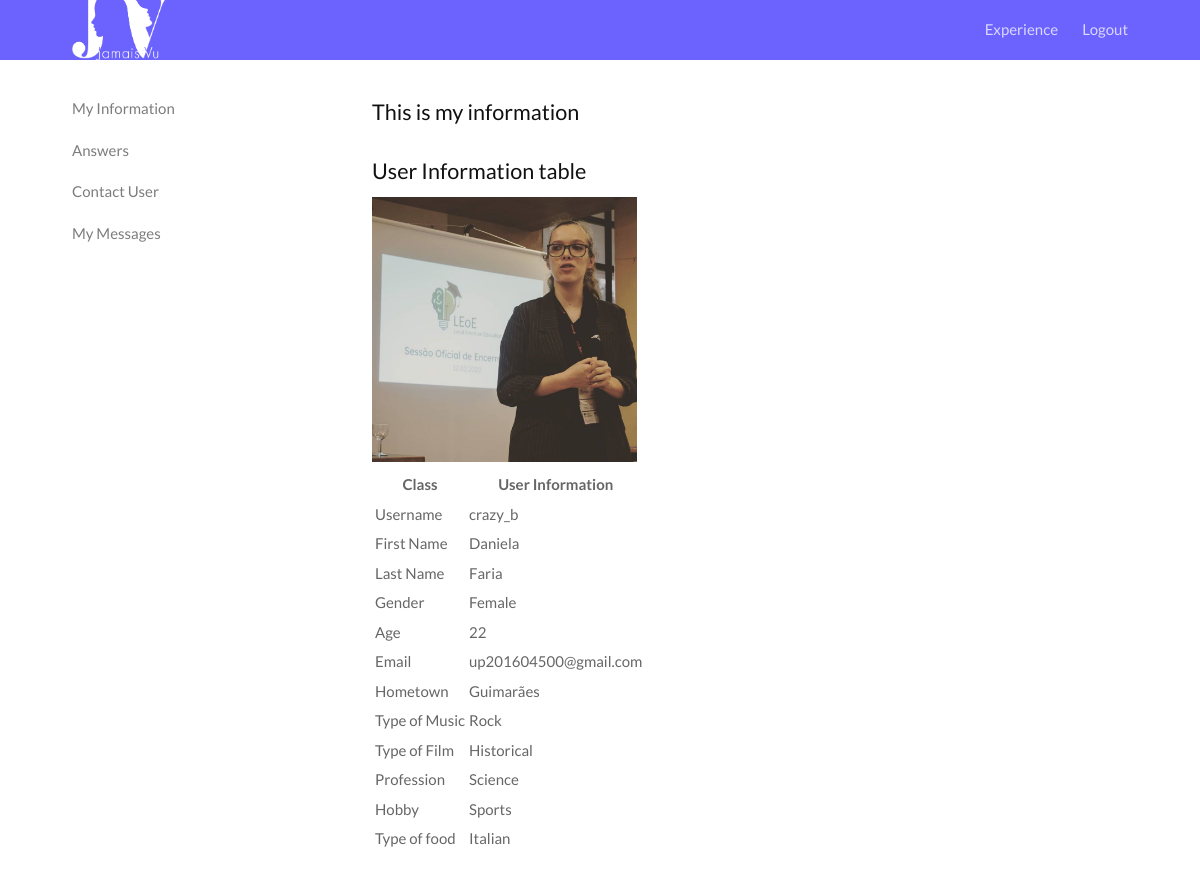
Page /My_Information.php (signed in) on the committed database.
### tables this page shows
CREATE TABLE photo (username STRING REFERENCES User (username), image_name STRING);

CREATE TABLE User (username STRING NOT NULL UNIQUE PRIMARY KEY, password STRING NOT NULL, email STRING, gender STRING, first_name STRING, last_name STRING, age STRING, hometown STRING, music STRING, film STRING, profession STRING, hobby STRING, food STRING);

### database/user.php (the view, shortened to what this page needs)
<?php
  function get_ALL_my_Informations($username){
    global $conn;
    $stmt = $conn->prepare('SELECT * FROM User WHERE username = ?');
    $stmt->execute(array($username));
    $user = $stmt->fetchALL();
      foreach ($user as $row)
        {
          echo "<tr>";
               echo "<td class='cell'> Username</td>";
               echo "<td>" . $row['username'] . "</td>";
          echo "</tr>";
          echo "<tr>";
               echo "<td> First Name</td>";
               echo "<td>" . $row['first_name'] . "</td>";
          echo "</tr>";
          echo "<tr>";
              echo "<td> Last Name</td>";
              echo "<td>" . $row['last_name'] . "</td>";
          echo "</tr>";
          echo "<tr>";
              echo "<td> Gender</td>";
              echo "<td>" . $row['gender'] . "</td>";
          echo "</tr>";
          echo "<tr>";
              echo "<td> Age</td>";
              echo "<td>" . $row['age'] . "</td>";
          echo "</tr>";
          echo "<tr>";
              echo "<td> Email </td>";
              echo "<td>" . $row['email'] . "</td>";
          echo "</tr>";
          echo "<tr>";
              echo "<td> Hometown</td>";
              echo "<td>" . $row['hometown'] . "</td>";
          echo "</tr>";
          echo "<tr>";
              echo "<td> Type of Music </td>";
              echo "<td>" . $row['music'] . "</td>";
          echo "</tr>";
          echo "<tr>";
              echo "<td> Type of Film </td>";
              echo "<td>" . $row['film'] . "</td>";
          echo "</tr>";
          echo "<tr>";
              echo "<td> Profession </td>";
              echo "<td>" . $row['profession'] . "</td>";
          echo "</tr>";
          echo "<tr>";
              echo "<td> Hobby </td>";
              echo "<td>" . $row['hobby'] . "</td>";
          echo "</tr>";
          echo "<tr>";
              echo "<td> Type of food </td>";
              echo "<td>" . $row['food'] . "</td>";
          echo "</tr>";
        }
      }
  function getPhoto($username){
  global $conn;
  $stmt = $conn->prepare('SELECT image_name FROM photo WHERE username = ?');
  $stmt->execute(array($username));
  $user = $stmt->fetch();
  $local = $user['image_name'];
   echo "<img src='uploads/$local' name='profile_picture' width='35%'>";}
?>

### rows in the picture
photo: image_name (picture)
user: username "crazy_b", first_name "Daniela", last_name "Faria", gender "Female", age "22", email "up201604500@gmail.com", hometown "Guimarães", music "Rock", film "Historical", profession "Science", hobby "Sports", food "Italian"
